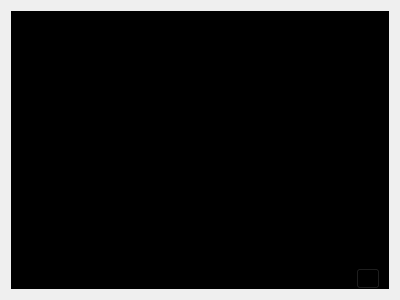
<?xml version="1.0" encoding="UTF-8"?>
<ui version="4.0">
 <class>ViewerVideo</class>
 <widget class="QWidget" name="ViewerVideo">
  <property name="geometry">
   <rect>
    <x>0</x>
    <y>0</y>
    <width>400</width>
    <height>300</height>
   </rect>
  </property>
  <property name="windowTitle">
   <string>Form</string>
  </property>
  <layout class="QVBoxLayout" name="verticalLayout_2" stretch="1,0">
   <property name="spacing">
    <number>0</number>
   </property>
   <item>
    <widget class="QWidget" name="videoPort" native="true">
     <property name="sizePolicy">
      <sizepolicy hsizetype="Expanding" vsizetype="Expanding">
       <horstretch>0</horstretch>
       <verstretch>0</verstretch>
      </sizepolicy>
     </property>
     <property name="acceptDrops">
      <bool>false</bool>
     </property>
     <property name="styleSheet">
      <string notr="true">QWidget {
background-color:  black;
}</string>
     </property>
     <layout class="QVBoxLayout" name="verticalLayout">
      <property name="spacing">
       <number>0</number>
      </property>
      <property name="leftMargin">
       <number>0</number>
      </property>
      <property name="topMargin">
       <number>0</number>
      </property>
      <property name="rightMargin">
       <number>0</number>
      </property>
      <property name="bottomMargin">
       <number>0</number>
      </property>
     </layout>
    </widget>
   </item>
   <item>
    <widget class="QWidget" name="controlBar" native="true">
     <property name="sizePolicy">
      <sizepolicy hsizetype="Preferred" vsizetype="Fixed">
       <horstretch>0</horstretch>
       <verstretch>0</verstretch>
      </sizepolicy>
     </property>
     <property name="minimumSize">
      <size>
       <width>0</width>
       <height>0</height>
      </size>
     </property>
     <property name="layoutDirection">
      <enum>Qt::RightToLeft</enum>
     </property>
     <property name="styleSheet">
      <string notr="true">QWidget {
background-color: black;
}</string>
     </property>
     <layout class="QHBoxLayout" name="horizontalLayout_2">
      <property name="spacing">
       <number>6</number>
      </property>
      <property name="leftMargin">
       <number>9</number>
      </property>
      <property name="topMargin">
       <number>0</number>
      </property>
      <property name="rightMargin">
       <number>9</number>
      </property>
      <property name="bottomMargin">
       <number>0</number>
      </property>
      <item>
       <widget class="QToolButton" name="buttonMute">
        <property name="text">
         <string>...</string>
        </property>
        <property name="icon">
         <iconset resource="resources.qrc">
          <normaloff>:/icons/icons/icon_speaker.svg</normaloff>
          <normalon>:/icons/icons/icon_mute.svg</normalon>:/icons/icons/icon_speaker.svg</iconset>
        </property>
        <property name="iconSize">
         <size>
          <width>20</width>
          <height>20</height>
         </size>
        </property>
        <property name="checkable">
         <bool>true</bool>
        </property>
        <property name="checked">
         <bool>true</bool>
        </property>
       </widget>
      </item>
      <item>
       <widget class="QLabel" name="labelEnd">
        <property name="sizePolicy">
         <sizepolicy hsizetype="Preferred" vsizetype="Preferred">
          <horstretch>0</horstretch>
          <verstretch>0</verstretch>
         </sizepolicy>
        </property>
        <property name="minimumSize">
         <size>
          <width>50</width>
          <height>0</height>
         </size>
        </property>
        <property name="text">
         <string>00:00:00</string>
        </property>
        <property name="alignment">
         <set>Qt::AlignRight|Qt::AlignTrailing|Qt::AlignVCenter</set>
        </property>
       </widget>
      </item>
      <item>
       <widget class="Slider" name="scrubber">
        <property name="layoutDirection">
         <enum>Qt::LeftToRight</enum>
        </property>
        <property name="styleSheet">
         <string notr="true">QSlider {
backgorund-color: black;
height: 20px;
}

QSlider::groove {
background-color: black;
height: 20px;
}

QSlider::handle {
background-color: clear;
width: 8px;
}

QSlider::sub-page {
background-color: qlineargradient(
	spread:pad, x1:0, y1:0, x2:0, y2:1,
	stop:0 rgba(0,0,0,0),
	stop:0.89 rgba(0,0,0,0),
	stop:0.9 rgb(255,128,128)
	stop:1 rgb(255,128,255));
}</string>
        </property>
        <property name="maximum">
         <number>100</number>
        </property>
        <property name="pageStep">
         <number>0</number>
        </property>
        <property name="value">
         <number>50</number>
        </property>
        <property name="orientation">
         <enum>Qt::Horizontal</enum>
        </property>
       </widget>
      </item>
      <item>
       <widget class="QLabel" name="labelStart">
        <property name="sizePolicy">
         <sizepolicy hsizetype="Preferred" vsizetype="Preferred">
          <horstretch>0</horstretch>
          <verstretch>0</verstretch>
         </sizepolicy>
        </property>
        <property name="minimumSize">
         <size>
          <width>50</width>
          <height>0</height>
         </size>
        </property>
        <property name="text">
         <string>00:00:00</string>
        </property>
        <property name="alignment">
         <set>Qt::AlignLeading|Qt::AlignLeft|Qt::AlignVCenter</set>
        </property>
       </widget>
      </item>
     </layout>
    </widget>
   </item>
  </layout>
 </widget>
 <customwidgets>
  <customwidget>
   <class>Slider</class>
   <extends>QSlider</extends>
   <header>slider.h</header>
  </customwidget>
 </customwidgets>
 <resources>
  <include location="resources.qrc"/>
 </resources>
 <connections/>
</ui>
